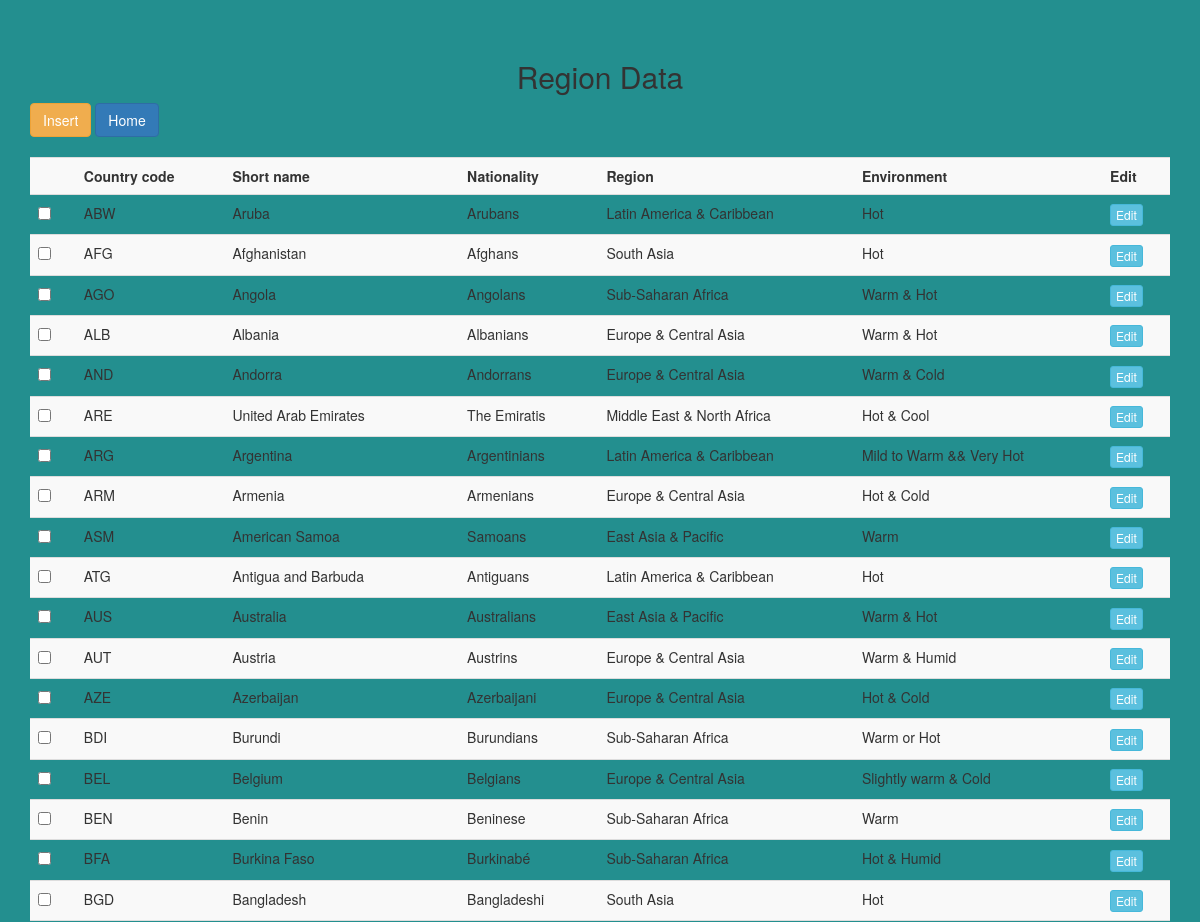
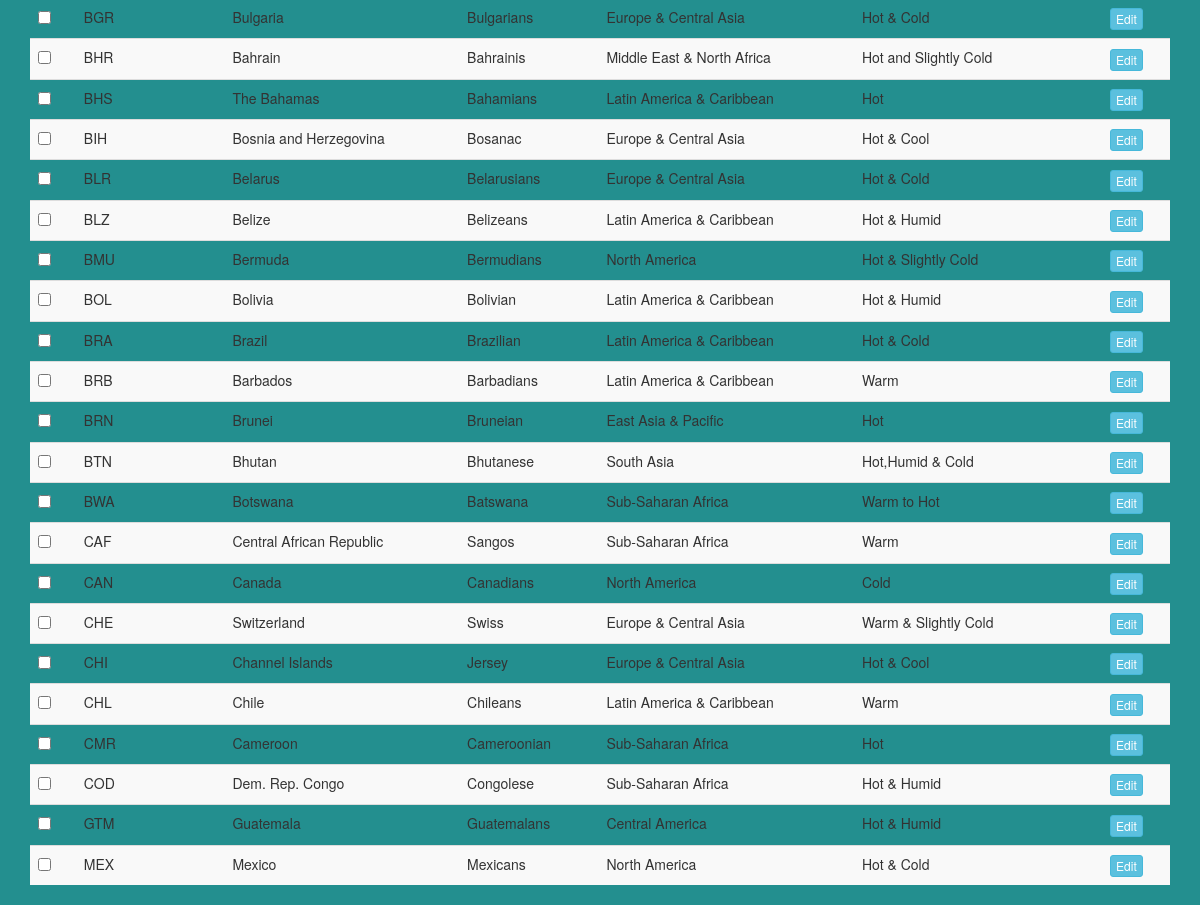
The page /Doctor_credential/dregion.php on the database its author committed (2 pictures, top to bottom).
### tables this page shows
CREATE TABLE Region(
    Region_country_code VARCHAR(255) NOT NULL,
    Region_country_short_name VARCHAR(255),
    Region_nationality VARCHAR(255),
    Region VARCHAR(255),
    Region_environment VARCHAR(255),

    primary key(Region_country_code));

### Doctor_credential/dregion.php (the view, shortened to what this page needs)
<?php
include '../connection.php';
$query = "SELECT * FROM Region";
$result = mysqli_query($connection, $query);
?>
<!DOCTYPE html>
<html>
<head>
    <link rel="stylesheet" href="https://maxcdn.bootstrapcdn.com/font-awesome/4.7.0/css/font-awesome.min.css">
    <link rel="stylesheet" href="https://maxcdn.bootstrapcdn.com/bootstrap/3.3.7/css/bootstrap.min.css">
    <link rel="stylesheet" href="../css/registrationStyle.css">
</head>
<body>
    <br /><br />
    <div class="container">
        <h2 align="center">Region Data</h2>
        <div class="table-wrapper">
            <div class="table-title">
                <div class="row">
                    <div class="col-sm-6">
                        <a type="button" name="add" id="add" class="btn btn-warning" href="../Doctor_tables/regionInsert.php"
                            data-target="#add_data_Modal">Insert</a>
                        <a type="button" class="btn btn-primary" href="../roles/doctor.php">Home</a>
                    </div>
                </div>
            </div>
            <br />
            <div id="user">
                <table class="table table-striped table-hover">
                    <tr>
                        <th>
                        </th>
                        <th>Country code</th>
                        <th>Short name</th>
                        <th>Nationality</th>
                        <th>Region</th>
                        <th>Environment</th>
                        <th>Edit</th>
                    </tr>
                    <?php
                    while ($row = mysqli_fetch_array($result)) {
                    ?>
                    <tr>
                        <td>
                            <span class="custom-checkbox">
                                <input type="checkbox" id="checkbox1" name="checkbox"
                                    value="<?php echo $row["Region_country_code"]; ?>">
                            </span>
                        </td>
                        <td><?php echo $row["Region_country_code"]; ?></td>
                        <td><?php echo $row["Region_country_short_name"]; ?></td>
                        <td><?php echo $row["Region_nationality"]; ?></td>
                        <td><?php echo $row["Region"]; ?></td>
                        <td><?php echo $row["Region_environment"]; ?></td>
                        <td><a type="button" name="edit" value="Edit" href="../Doctor_tables/regionUpdate.php"
                                class="btn btn-info btn-xs edit_data">Edit</a></td>
                    </tr>
                    <?php
                    }
                    ?>
                </table>
            </div>
        </div>
    </div>
</body>
</html>

### css/registrationStyle.css (style rules this page uses)
body { background: rgb(35, 143, 143); }

### rows shown on the page
region: Region_country_code "ABW", Region_country_short_name "Aruba", Region_nationality "Arubans", Region "Latin America & Caribbean", Region_environment "Hot"
region: Region_country_code "AFG", Region_country_short_name "Afghanistan", Region_nationality "Afghans", Region "South Asia", Region_environment "Hot"
region: Region_country_code "AGO", Region_country_short_name "Angola", Region_nationality "Angolans", Region "Sub-Saharan Africa", Region_environment "Warm & Hot"
region: Region_country_code "ALB", Region_country_short_name "Albania", Region_nationality "Albanians", Region "Europe & Central Asia", Region_environment "Warm & Hot"
region: Region_country_code "AND", Region_country_short_name "Andorra", Region_nationality "Andorrans", Region "Europe & Central Asia", Region_environment "Warm & Cold"
region: Region_country_code "ARE", Region_country_short_name "United Arab Emirates", Region_nationality "The Emiratis", Region "Middle East & North Africa", Region_environment "Hot & Cool"
region: Region_country_code "ARG", Region_country_short_name "Argentina", Region_nationality "Argentinians", Region "Latin America & Caribbean", Region_environment "Mild to Warm && Very Hot"
region: Region_country_code "ARM", Region_country_short_name "Armenia", Region_nationality "Armenians", Region "Europe & Central Asia", Region_environment "Hot & Cold"
region: Region_country_code "ASM", Region_country_short_name "American Samoa", Region_nationality "Samoans", Region "East Asia & Pacific", Region_environment "Warm"
region: Region_country_code "ATG", Region_country_short_name "Antigua and Barbuda", Region_nationality "Antiguans", Region "Latin America & Caribbean", Region_environment "Hot"
region: Region_country_code "AUS", Region_country_short_name "Australia", Region_nationality "Australians", Region "East Asia & Pacific", Region_environment "Warm & Hot"
region: Region_country_code "AUT", Region_country_short_name "Austria", Region_nationality "Austrins", Region "Europe & Central Asia", Region_environment "Warm & Humid"
region: Region_country_code "AZE", Region_country_short_name "Azerbaijan", Region_nationality "Azerbaijani", Region "Europe & Central Asia", Region_environment "Hot & Cold"
region: Region_country_code "BDI", Region_country_short_name "Burundi", Region_nationality "Burundians", Region "Sub-Saharan Africa", Region_environment "Warm or Hot"
region: Region_country_code "BEL", Region_country_short_name "Belgium", Region_nationality "Belgians", Region "Europe & Central Asia", Region_environment "Slightly warm & Cold"
region: Region_country_code "BEN", Region_country_short_name "Benin", Region_nationality "Beninese", Region "Sub-Saharan Africa", Region_environment "Warm"
region: Region_country_code "BFA", Region_country_short_name "Burkina Faso", Region_nationality "Burkinabé", Region "Sub-Saharan Africa", Region_environment "Hot & Humid"
region: Region_country_code "BGD", Region_country_short_name "Bangladesh", Region_nationality "Bangladeshi", Region "South Asia", Region_environment "Hot"
region: Region_country_code "BGR", Region_country_short_name "Bulgaria", Region_nationality "Bulgarians", Region "Europe & Central Asia", Region_environment "Hot & Cold"
region: Region_country_code "BHR", Region_country_short_name "Bahrain", Region_nationality "Bahrainis", Region "Middle East & North Africa", Region_environment "Hot and Slightly Cold"
region: Region_country_code "BHS", Region_country_short_name "The Bahamas", Region_nationality "Bahamians", Region "Latin America & Caribbean", Region_environment "Hot"
region: Region_country_code "BIH", Region_country_short_name "Bosnia and Herzegovina", Region_nationality "Bosanac", Region "Europe & Central Asia", Region_environment "Hot & Cool"
region: Region_country_code "BLR", Region_country_short_name "Belarus", Region_nationality "Belarusians", Region "Europe & Central Asia", Region_environment "Hot & Cold"
region: Region_country_code "BLZ", Region_country_short_name "Belize", Region_nationality "Belizeans", Region "Latin America & Caribbean", Region_environment "Hot & Humid"
region: Region_country_code "BMU", Region_country_short_name "Bermuda", Region_nationality "Bermudians", Region "North America", Region_environment "Hot & Slightly Cold"
region: Region_country_code "BOL", Region_country_short_name "Bolivia", Region_nationality "Bolivian", Region "Latin America & Caribbean", Region_environment "Hot & Humid"
region: Region_country_code "BRA", Region_country_short_name "Brazil", Region_nationality "Brazilian", Region "Latin America & Caribbean", Region_environment "Hot & Cold"
region: Region_country_code "BRB", Region_country_short_name "Barbados", Region_nationality "Barbadians", Region "Latin America & Caribbean", Region_environment "Warm"
region: Region_country_code "BRN", Region_country_short_name "Brunei", Region_nationality "Bruneian", Region "East Asia & Pacific", Region_environment "Hot"
region: Region_country_code "BTN", Region_country_short_name "Bhutan", Region_nationality "Bhutanese", Region "South Asia", Region_environment "Hot,Humid & Cold"
region: Region_country_code "BWA", Region_country_short_name "Botswana", Region_nationality "Batswana", Region "Sub-Saharan Africa", Region_environment "Warm to Hot"
region: Region_country_code "CAF", Region_country_short_name "Central African Republic", Region_nationality "Sangos", Region "Sub-Saharan Africa", Region_environment "Warm"
region: Region_country_code "CAN", Region_country_short_name "Canada", Region_nationality "Canadians", Region "North America", Region_environment "Cold"
region: Region_country_code "CHE", Region_country_short_name "Switzerland", Region_nationality "Swiss", Region "Europe & Central Asia", Region_environment "Warm & Slightly Cold"
region: Region_country_code "CHI", Region_country_short_name "Channel Islands", Region_nationality "Jersey", Region "Europe & Central Asia", Region_environment "Hot & Cool"
region: Region_country_code "CHL", Region_country_short_name "Chile", Region_nationality "Chileans", Region "Latin America & Caribbean", Region_environment "Warm"
region: Region_country_code "CMR", Region_country_short_name "Cameroon", Region_nationality "Cameroonian", Region "Sub-Saharan Africa", Region_environment "Hot"
region: Region_country_code "COD", Region_country_short_name "Dem. Rep. Congo", Region_nationality "Congolese", Region "Sub-Saharan Africa", Region_environment "Hot & Humid"
region: Region_country_code "GTM", Region_country_short_name "Guatemala", Region_nationality "Guatemalans", Region "Central America", Region_environment "Hot & Humid"
region: Region_country_code "MEX", Region_country_short_name "Mexico", Region_nationality "Mexicans", Region "North America", Region_environment "Hot & Cold"
